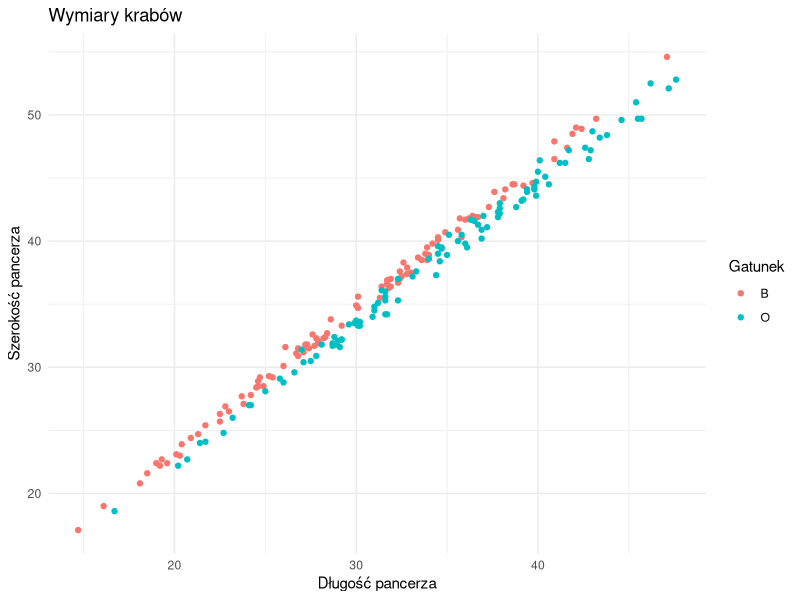

Source code (R):
## ---- chunk 1
library(MASS)
library(dplyr)
library(ggplot2)
library(knitr)
library(kableExtra)

knitr::opts_chunk$set(
  echo = FALSE,
  message = FALSE,
  warning = FALSE
)

data(crabs)

knitr::write_bib(
  c("MASS", "dplyr", "ggplot2", "knitr", "kableExtra"),
  "pakiety.bib"
)
## ---- chunk 2
crabs %>%
  group_by(sp, sex) %>%
  summarise(
    CL = mean(CL),
    CW = mean(CW),
    .groups = "drop"
  ) %>%
  knitr::kable(digits = 2) %>%
  kableExtra::kable_styling()
## ---- chunk 3
ggplot(crabs, aes(x = CL, y = CW, color = sp)) +
  geom_point() +
  labs(
    title = "Wymiary krabów",
    x = "Długość pancerza",
    y = "Szerokość pancerza",
    color = "Gatunek"
  ) +
  theme_minimal()
## ---- chunk 4
sessionInfo()
